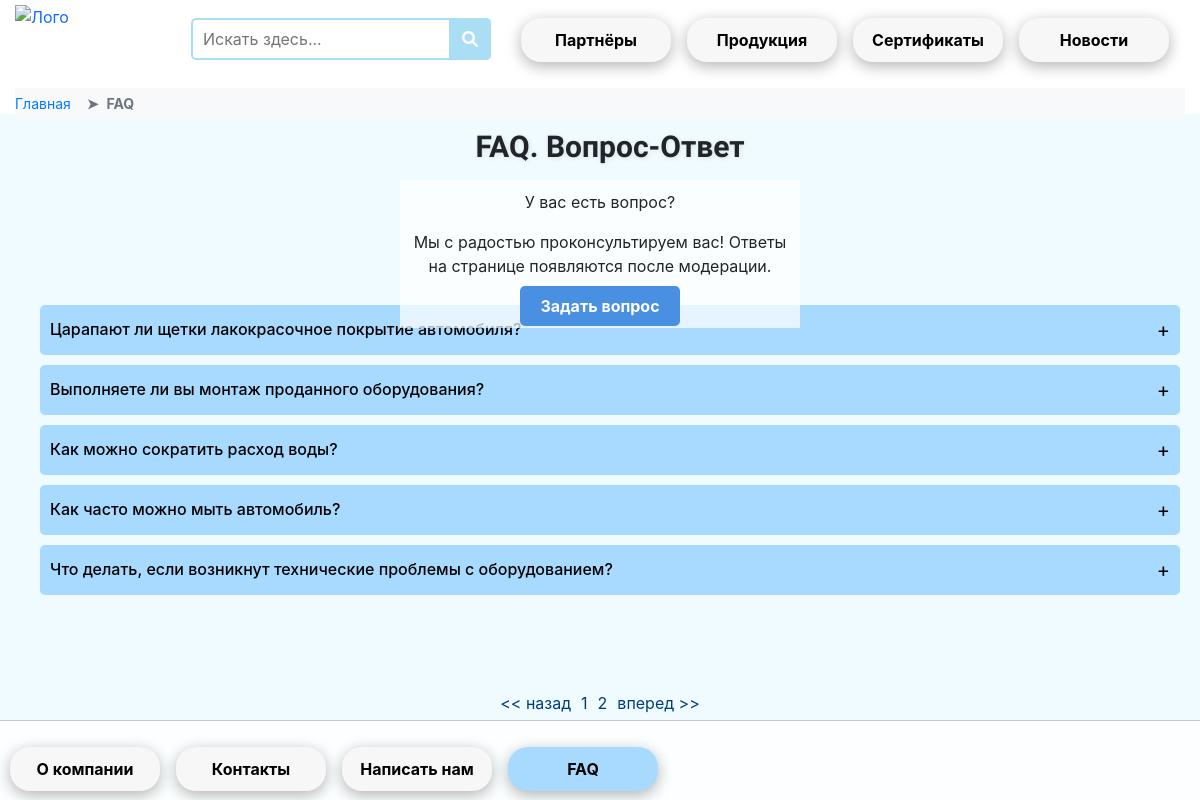
Screenshot of /faq/ with the database file from the repository.
### main/models.py (models this page shows, shortened)
class FAQ(models.Model):
    question = models.CharField(max_length=100)
    answer = models.CharField(max_length=400)

### main/views.py (the view)
# urls.py: path('faq/', faq_view, name='faq'),
def faq_view(request):
    faqs = FAQ.objects.all()
    paginator = Paginator(faqs, 5)
    current_page = int(request.GET.get('page', 1))
    page_obj = paginator.get_page(current_page)
    total_pages = paginator.num_pages
    page_numbers = list(range(1, total_pages + 1))  # Create a list of page numbers
    return render(request, 'main/faq.html', {
        'faqs': page_obj,
        'total_pages': total_pages,
        'current_page': current_page,
        'page_numbers': page_numbers,  # Pass the list of page numbers to the template
    })

### main/templates/main/faq.html (shortened to what this page needs)
{% extends 'main/base.html' %}
{% load static %}
{% load compress %}
{% block links %}
    <link rel="stylesheet" href="{% static 'css/stylesFAQ.css' %}">
{% endblock %}
{% block content %}
    <h5 class="faq-title">FAQ. Вопрос-Ответ</h5>
    <div class="faq-layout" style="display: flex; margin: 20px;">
        <div class="faq-description" style="flex: 1; text-align: center;">
            <p>У вас есть вопрос?</p>
            <p>Мы с радостью проконсультируем вас! Ответы на странице появляются после модерации.</p>
            <a href="{% url 'write' %}" class="ask-question-button">Задать вопрос</a>
        </div>
        <div class="faq-container" id="faqContainer" style="flex: 2; margin-left: 20px;">
            {% for faq in faqs|slice:":7" %}
                <div class="faq-item" tabindex="0" aria-expanded="false" style="background-color: #a8d9ff; color: #000000;">
                    <div class="faq-question" onclick="toggleAnswer(this)" onkeydown="handleKeyPress(event, this)" style="display: flex; justify-content: space-between; align-items: center;">
                        <h6 style="margin: 0;">{{ faq.question }}</h6>
                        <span class="arrow">+</span>
                    </div>
                </div>
            {% endfor %}
        </div>
    </div>
    <div class="pagination">
        {% if total_pages > 1 %}
            <a href="?q={{ request.GET.q }}&page={{ current_page|add:'-1' }}"><< назад</a>
            {% for page in page_numbers %}
                <a href="?q={{ request.GET.q }}&page={{ page }}">{{ page }}</a>
            {% endfor %}
            <a href="?q={{ request.GET.q }}&page={{ current_page|add:'1' }}">вперед >> </a>
        {% endif %}
    </div>
{% endblock %}

### main/templates/main/base.html (shortened to what this page needs)
<!doctype html>
<html lang="ru">
<head><meta charset="UTF-8">
    <link rel="stylesheet" href="https://cdn.jsdelivr.net/npm/bootstrap@5.3.3/dist/css/bootstrap.min.css">
    <link href="https://cdnjs.cloudflare.com/ajax/libs/font-awesome/6.0.0-beta3/css/all.min.css" rel="stylesheet">
    {% load static %}
        <link rel="stylesheet" href="{% static 'css/styles.css' %}">
        <link rel="stylesheet" href="{% static 'css/animateButtonLink.css' %}">
    {% block links %} {% endblock %}
</head>
<body>
    <header class="header">
        <div class="d-flex flex-column flex-md-row align-items-center pb-3 mb-4 border-bottom">
            <a href="{% url 'index' %}" class="d-flex align-items-center text-decoration-none">
                <img src="{% static 'images/logo.webm' %}" alt="Лого" style="height: 70px; user-select: none;">
            </a>
            <nav class="d-inline-flex mt-2 mt-md-0 ms-md-auto">
                <div class="d1">
                  <form action="{% url 'search' %}" method="GET">
                      <input type="text" name="search" id="search" placeholder="Искать здесь...">
                      <button type="submit"></button>
                  </form>
                </div>
                <a class="bubbly-button me-3 nav-link {% if request.path == '/partners/' %}active{% endif %}" href="{% url 'partners' %}">Партнёры</a>
                <a class="me-3 nav-link {% if request.path == '/service/' %}active{% endif %}" href="{% url 'service' %}">Продукция</a>
                <a class="me-3 nav-link {% if request.path == '/sertificate/' %}active{% endif %}" href="{% url 'sertificate' %}">Сертификаты</a>
                <a class="me-3 nav-link {% if request.path == '/news/' %}active{% endif %}" href="{% url 'news' %}">Новости</a>
            </nav>
        </div>
        <div class="breadcrumb-container">
            <nav aria-label="breadcrumb">
                <ol class="breadcrumb">
                    <li class="breadcrumb-item"><a href="{% url 'index' %}">Главная</a></li>
                    {% if '/service/' in request.path %}
                        {% if service %}
                            <li class="breadcrumb-item"><a href="{% url 'service' %}">Продукция</a></li>
                            <li class="breadcrumb-item active" aria-current="page">{{ service.prod_name }}</li>
                        {% else %}
                            <li class="breadcrumb-item active" aria-current="page">Продукция</li>
                        {% endif %}
                    {% elif '/partners/' in request.path %}
                        <li class="breadcrumb-item active" aria-current="page">Сертификаты</li>
                    {% elif '/sertificate/' in request.path %}
                        <li class="breadcrumb-item active" aria-current="page">Сертификаты</li>
                    {% elif '/news/' in request.path %}
                        <li class="breadcrumb-item active" aria-current="page">Новости</li>
                    {% elif '/about/' in request.path %}
                        <li class="breadcrumb-item active" aria-current="page">О компании</li>
                    {% elif '/contact/' in request.path %}
                        <li class="breadcrumb-item active" aria-current="page">Контакты</li>
                    {% elif '/write/' in request.path %}
                        <li class="breadcrumb-item active" aria-current="page">Написать нам</li>
                    {% elif '/faq/' in request.path %}
                        <li class="breadcrumb-item active" aria-current="page">FAQ</li>
                    {% endif %}
                </ol>
            </nav>
        </div>
    </header>
    {% block content %}{% endblock %}
    <footer class="footer mt-4">
        <div class="d-flex justify-content-start py-3">
            <a class="me-3 nav-link {% if request.path == '/about/' %}active{% endif %}" href="{% url 'about' %}">О компании</a>
            <a class="me-3 nav-link {% if request.path == '/contact/' %}active{% endif %}" href="{% url 'contact' %}">Контакты</a>
            <a class="me-3 nav-link {% if request.path == '/write/' %}active{% endif %}" href="{% url 'write' %}">Написать нам</a>
            <a class="me-3 nav-link {% if request.path == '/faq/' %}active{% endif %}" href="{% url 'faq' %}">FAQ</a>
        </div>
    </footer>
</body>
</html>

### main/static/css/styles.css (style rules this page uses)
body { background-color: #EFFBFF; font-family: 'Inter', sans-serif; margin: 0; padding: 0; justify-content: center; align-items: center; height: 100vh; overflow: hidden; }
.header, .footer { background-color: white; padding: 5px 15px; }
h2, h5 { font-family: 'Jura', sans-serif; margin-left: 20px; }
img { user-select: none; -webkit-user-select: none; -moz-user-select: none; }
.footer { position: fixed; left: 0; bottom: 0; width: 100%; height: 80px; background-color: rgba(255, 255, 255, 0.8); padding: 10px; backdrop-filter: blur(5px); opacity: 1; border-top: 1px solid #c7c7c7; }
.breadcrumb-container { margin-top: -28px; margin-bottom: -10px; background-color: #f8f9fa; }
.breadcrumb { display: flex; flex-wrap: wrap; list-style: none; margin: 0; padding: 5px 0; font-size: 14px; }
.breadcrumb-item a { text-decoration: none; color: #007bff; transition: color 0.3s ease-in-out; }
.breadcrumb-item.active { color: #6c757d; font-weight: bold; }
.breadcrumb-item + .breadcrumb-item::before { content: "➤"; padding: 0 8px; color: #6c757d; font-weight: bold; }
* { box-sizing: border-box; }
.d1 { position: relative; width: 300px; background: #ffffff; margin: 0 30px 0 auto; }
.d1 input { width: 100%; height: 42px; padding-left: 10px; border: 2px solid #a9def5; border-radius: 5px; outline: none; background: #ffffff; color: #000000; }
.d1 button { position: absolute; top: 0; right: 0px; width: 42px; height: 42px; border: none; background: #a9def5; border-radius: 0 5px 5px 0; cursor: pointer; }
.d1 button:before { content: "\f002"; font-family: FontAwesome; font-size: 16px; color: #fdfdfd; }

### main/static/css/stylesFAQ.css (style rules this page uses)
.faq-title { font-family: 'Jura', sans-serif; font-size: 30px; margin-top: 15px; text-align: center; font-weight: 700; text-shadow: 1px 1px 5px rgba(0, 0, 0, 0.1); margin-bottom: 50px; }
.ask-question-button { background-color: #4A90E2; color: white; padding: 10px 20px; border: none; border-radius: 5px; font-weight: bold; cursor: pointer; transition: background-color 0.3s; font-size: 16px; text-decoration: none; }
.faq-layout { display: flex; justify-content: center; align-items: center; margin: 20px; flex-wrap: wrap; }
.faq-description { flex: 1; text-align: center; position: fixed; top: 180px; left: 400px; right: 400px; background-color: rgba(255, 255, 255, 0.7); z-index: 1; padding: 10px; }
.faq-container { flex: 2; margin-left: 20px; margin-top: 90px; overflow-y: auto; max-height: calc(100vh - 200px); }
.faq-item { background-color: #f5f5dc; margin-bottom: 10px; border-radius: 5px; padding: 10px; transition: background-color 0.3s; opacity: 0; transform: translateY(10px); }
.faq-item.visible { opacity: 1; transform: translateY(0); }
.faq-question { cursor: pointer; font-size: 20px; display: flex; justify-content: space-between; align-items: center; margin: 0; }
.arrow { font-size: 20px; transition: transform 0.2s; }
.pagination { display: flex; justify-content: center; margin: 20px 0; position: fixed; bottom: 65px; left: 50%; transform: translateX(-50%); z-index: 1000; }
.page-number, .pagination a { color: #003d7a; text-decoration: none; margin: 0 5px; }

### rows the page displays
FAQ: question "Царапают ли щетки лакокрасочное покрытие автомобиля?"
FAQ: question "Выполняете ли вы монтаж проданного оборудования?"
FAQ: question "Как можно сократить расход воды?"
FAQ: question "Как часто можно мыть автомобиль?"
FAQ: question "Что делать, если возникнут технические проблемы с оборудованием?"

### other values shown
{{ page }} "1" "2"
